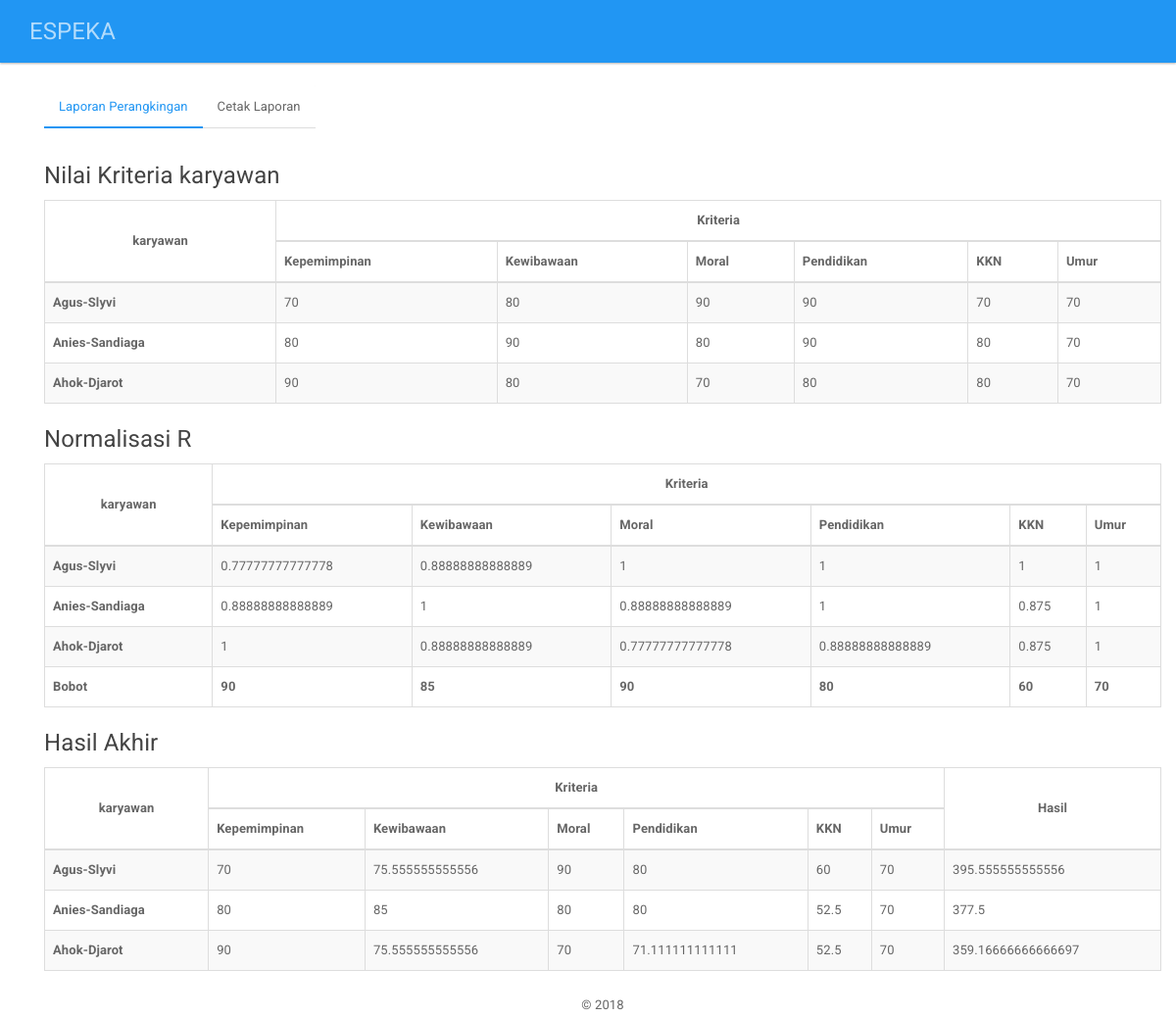
The app's page /index.php/pages/laporan with its own data.
### tables this page shows
CREATE TABLE `kriteria` (
  `id_kriteria` int(11) NOT NULL,
  `nama_kriteria` varchar(255) NOT NULL,
  `tipe_kriteria` varchar(10) NOT NULL,
  `bobot_kriteria` double NOT NULL
);

CREATE TABLE `karyawan` (
  `id_karyawan` int(11) NOT NULL,
  `nama_karyawan` varchar(255) NOT NULL,
  `nilai_karyawan` double NOT NULL
);

CREATE TABLE `rangking` (
  `id_karyawan` int(11) NOT NULL,
  `id_kriteria` int(11) NOT NULL,
  `nilai_rangking` double NOT NULL,
  `nilai_normalisasi` double NOT NULL,
  `bobot_normalisasi` double NOT NULL
);

### application/controllers/Pages.php (called while the page is built, shortened)
<?php
class Pages extends CI_Controller{
   function __construct(){
      $this->load->helper('global');
   }
   function laporan(){
      $data['title'] = "Laporan";
      $data['list_nilai'] = $this->GlobalModel->get_data('nilai')->result();
      $data['list_kriteria'] = $this->GlobalModel->get_data('kriteria')->result();
      $data['list_karyawan'] = $this->GlobalModel->get_data('karyawan')->result();
      $data['list_rangking'] = $this->GlobalModel->get_rangking()->result();
      foreach ($data['list_karyawan'] as $karyawan) {
         foreach ($data['list_kriteria'] as $kriteria) {
         $data['rangking'][$karyawan->id_karyawan][$kriteria->id_kriteria] = $this->GlobalModel->get_rangking($karyawan->id_karyawan, $kriteria->id_kriteria)->row();
         }
      }
      $this->load->view('layout/header', $data);
      $this->load->view('content/laporan/parent');
      $this->load->view('layout/footer');
   }
}

### index.php (called while the page is built, shortened)
<?php
require_once BASEPATH.'core/CodeIgniter.php';

### application/models/GlobalModel.php (called while the page is built, shortened)
<?php
class GlobalModel extends CI_Model{
   public function get_data($table, $where=false){
      $this->db->select('*');
      $this->db->from($table);
      $data = $this->db->get();
      return $data;
   }
   public function get_rangking($id_karyawan=false, $id_kriteria=false){
      $this->db->select('*');
      $this->db->from('rangking');
      $this->db->join('karyawan', 'karyawan.id_karyawan=rangking.id_karyawan');
      $this->db->join('kriteria', 'kriteria.id_kriteria=rangking.id_kriteria');
      if($id_karyawan){
      $this->db->where('rangking.id_karyawan', $id_karyawan);
      }
      if($id_kriteria){
      $this->db->where('rangking.id_kriteria', $id_kriteria);
      }
      $data = $this->db->get();
      return $data;
   }
}
?>

### application/views/content/laporan/parent.php (the view, shortened to what this page needs)
  <div id="container" class="container">
<div>
  <ul class="nav nav-tabs" role="tablist">
    <li role="presentation" class="active"><a href="#rangking" aria-controls="rangking" role="tab" data-toggle="tab">Laporan Perangkingan</a></li>
    <li role="presentation" style="cursor: pointer;"><a onclick="window.print()" role="tab">Cetak Laporan</a></li>
  </ul>
  <div class="tab-content">
    <div role="tabpanel" class="tab-pane active" id="rangking">
      <br/>
      <h4>Nilai Kriteria karyawan</h4>
 <table width="100%" class="table table-striped table-bordered">
          <thead>
              <tr>
                  <th rowspan="2" style="vertical-align: middle" class="text-center">karyawan</th>
                  <th colspan="<?php echo count($list_kriteria); ?>" class="text-center">Kriteria</th>
              </tr>
              <tr>
          <?php foreach ($list_kriteria as $key) {?>
              <th><?php echo $key->nama_kriteria; ?></th>
              <?php } ?>
              </tr>
          </thead>
          <tbody>
          <?php foreach ($list_karyawan as $karyawan) {?>
              <tr>
                  <th><?php echo $karyawan->nama_karyawan; ?></th>
                  <?php
                   foreach ($list_kriteria as $kriteria) {
                    $bobot = $kriteria->bobot_kriteria;  ?>
                    <td>
                    <?php echo $rangking[$karyawan->id_karyawan][$kriteria->id_kriteria]->nilai_rangking; ?>
                    </td>
                  <?php } ?>
              </tr>
          <?php } ?>
      </table>
      <h4>Normalisasi R</h4>
    <table width="100%" class="table table-striped table-bordered">
          <thead>
              <tr>
                  <th rowspan="2" style="vertical-align: middle" class="text-center">karyawan</th>
                  <th colspan="<?php echo count($list_kriteria); ?>" class="text-center">Kriteria</th>
              </tr>
              <tr>
              <?php foreach ($list_kriteria as $key) {?>
                  <th><?php echo $key->nama_kriteria; ?></th>
              <?php } ?>
              </tr>
          </thead>
          <tbody>
          <?php foreach ($list_karyawan as $karyawan) {?>
              <tr>
                  <th><?php echo $karyawan->nama_karyawan; ?></th>
                  <?php
                  foreach ($list_kriteria as $kriteria) { ?>
                  <td>
                    <?php echo $rangking[$karyawan->id_karyawan][$kriteria->id_kriteria]->nilai_normalisasi; ?>
                  </td>
                  <?php
                  }
          ?>
              </tr>
  <?php } ?>
  <tr>
    <td><b>Bobot</b></td>
              <?php foreach ($list_kriteria as $key) {?>
                  <td><b><?php echo $key->bobot_kriteria; ?></b></td>
              <?php  }  ?>
              </tr>
          </tbody>
      </table>
 <h4>Hasil Akhir</h4>
    <table width="100%" id="table-akhir" class="table table-striped table-bordered">
          <thead>
              <tr>
                  <th rowspan="2" style="vertical-align: middle" class="text-center">karyawan</th>
                  <th colspan="<?php echo count($list_kriteria); ?>" class="text-center">Kriteria</th>
                  <th rowspan="2" style="vertical-align: middle" class="text-center">Hasil</th>
              </tr>
              <tr>
              <?php foreach ($list_kriteria as $key) {?>
                  <th><?php echo $key->nama_kriteria; ?></th>
              <?php } ?>
              </tr>
          </thead>
          <tbody>
          <?php foreach ($list_karyawan as $karyawan) {?>
              <tr>
                  <th><?php echo $karyawan->nama_karyawan; ?></th>
                 <?php  foreach ($list_kriteria as $kriteria) { ?>
                  <td>
                    <?php echo $rangking[$karyawan->id_karyawan][$kriteria->id_kriteria]->bobot_normalisasi; ?>
                  </td>
                  <?php }  ?>
          <td>
            <?php
            echo $karyawan->nilai_karyawan;
            ?>
          </td>
              </tr>
  <?php } ?>
          </tbody>
      </table>

### records on screen
kriteria: nama_kriteria "Kepemimpinan", bobot_kriteria "90"
kriteria: nama_kriteria "Kewibawaan", bobot_kriteria "85"
kriteria: nama_kriteria "Moral", bobot_kriteria "90"
kriteria: nama_kriteria "Pendidikan", bobot_kriteria "80"
kriteria: nama_kriteria "KKN", bobot_kriteria "60"
kriteria: nama_kriteria "Umur", bobot_kriteria "70"
karyawan: nama_karyawan "Agus-Slyvi", id_karyawan.nilai_rangking "70", id_karyawan.nilai_rangking "80", id_karyawan.nilai_rangking "90", id_karyawan.nilai_normalisasi "0.77777777777778", id_karyawan.nilai_normalisasi "0.88888888888889", id_karyawan.nilai_normalisasi "1", id_karyawan.bobot_normalisasi "70", id_karyawan.bobot_normalisasi "75.555555555556", id_karyawan.bobot_normalisasi "90", id_karyawan.bobot_normalisasi "80", id_karyawan.bobot_normalisasi "60", nilai_karyawan "395.555555555556"
karyawan: nama_karyawan "Anies-Sandiaga", id_karyawan.nilai_rangking "80", id_karyawan.nilai_rangking "90", id_karyawan.nilai_rangking "70", id_karyawan.nilai_normalisasi "0.88888888888889", id_karyawan.nilai_normalisasi "1", id_karyawan.nilai_normalisasi "0.875", id_karyawan.bobot_normalisasi "80", id_karyawan.bobot_normalisasi "85", id_karyawan.bobot_normalisasi "52.5", id_karyawan.bobot_normalisasi "70", nilai_karyawan "377.5"
karyawan: nama_karyawan "Ahok-Djarot", id_karyawan.nilai_rangking "90", id_karyawan.nilai_rangking "80", id_karyawan.nilai_rangking "70", id_karyawan.nilai_normalisasi "1", id_karyawan.nilai_normalisasi "0.88888888888889", id_karyawan.nilai_normalisasi "0.77777777777778", id_karyawan.nilai_normalisasi "0.875", id_karyawan.bobot_normalisasi "90", id_karyawan.bobot_normalisasi "75.555555555556", id_karyawan.bobot_normalisasi "70", id_karyawan.bobot_normalisasi "71.111111111111", id_karyawan.bobot_normalisasi "52.5", nilai_karyawan "359.16666666666697"
